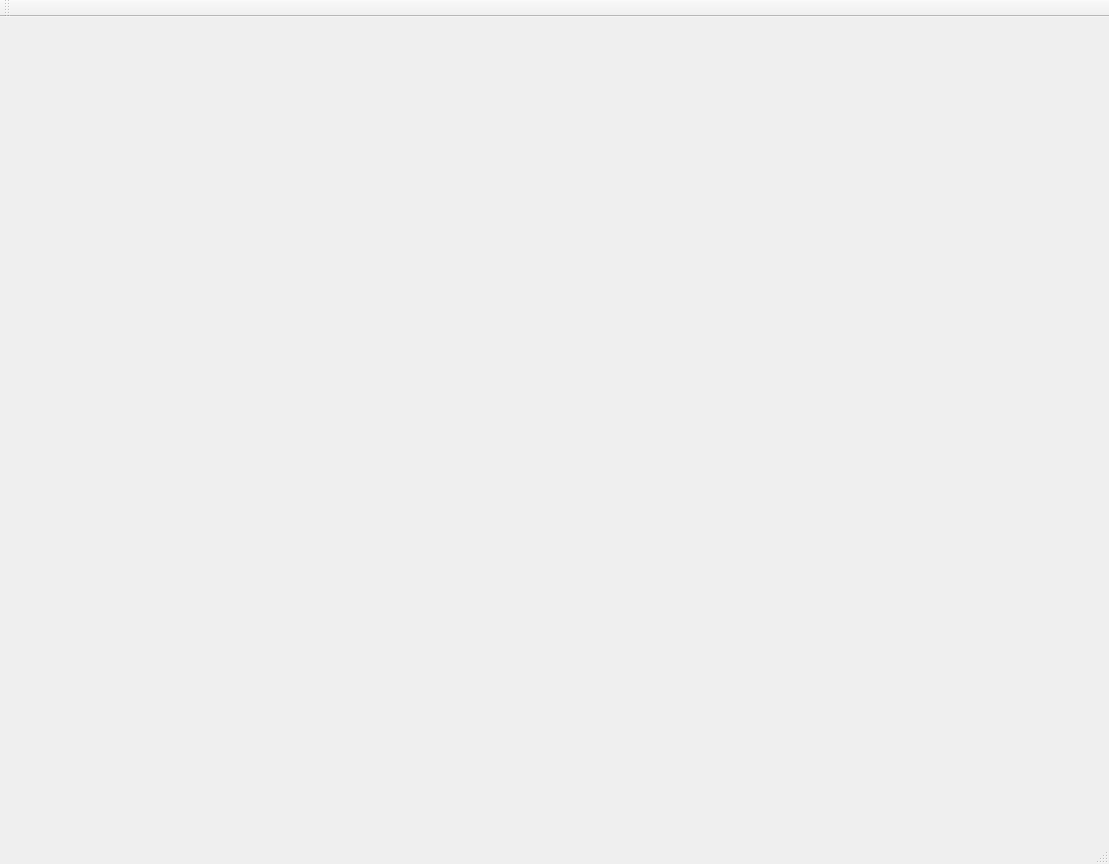
<?xml version="1.0" encoding="UTF-8"?>
<ui version="4.0">
 <class>TrafficData3DClass</class>
 <widget class="QMainWindow" name="TrafficData3DClass">
  <property name="geometry">
   <rect>
    <x>0</x>
    <y>0</y>
    <width>1109</width>
    <height>864</height>
   </rect>
  </property>
  <property name="windowTitle">
   <string>TrafficData3D</string>
  </property>
  <widget class="QWidget" name="centralWidget"/>
  <widget class="QMenuBar" name="menuBar">
   <property name="geometry">
    <rect>
     <x>0</x>
     <y>0</y>
     <width>1109</width>
     <height>23</height>
    </rect>
   </property>
  </widget>
  <widget class="QToolBar" name="mainToolBar">
   <attribute name="toolBarArea">
    <enum>TopToolBarArea</enum>
   </attribute>
   <attribute name="toolBarBreak">
    <bool>false</bool>
   </attribute>
  </widget>
  <widget class="QStatusBar" name="statusBar"/>
 </widget>
 <layoutdefault spacing="6" margin="11"/>
 <resources>
  <include location="trafficdata3d.qrc"/>
 </resources>
 <connections/>
</ui>
